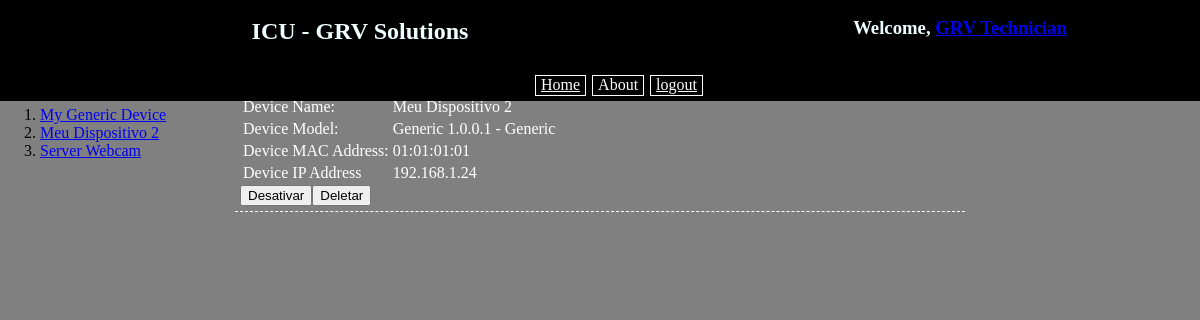
/icu/device/01010101/ (signed in), run on the app's committed database.
### icu/models.py (models this page shows, shortened)
class Profile(models.Model):
    user = models.OneToOneField(User, on_delete=models.CASCADE)
    first_name = models.TextField(max_length=30)
    last_name = models.TextField(max_length=80)
    email = models.EmailField()
    phone = models.TextField(max_length=20)

class Device(models.Model):
    device_model = models.ForeignKey(DeviceModel, on_delete=models.CASCADE, blank=False)
    mac_address = models.TextField(blank=False,unique=True,primary_key=True)
    ip_address = models.GenericIPAddressField(blank=False,unique=True)
    device_name = models.TextField(blank=True)
    slug = models.SlugField(blank=True)
    activeted = False

class DeviceModel(models.Model):
    device_type = models.ForeignKey(DeviceType,on_delete=models.CASCADE)
    device_model = models.TextField(max_length=120)
    def __str__(self):
        return str(self.device_model)

class DeviceType(models.Model):
    type_name = models.TextField(max_length=50)
    type_description = models.TextField(max_length=300)
    def __str__(self):
        return str(self.type_name)

### icu/views.py (the view)
# urls.py: url(r'^device/(?P<slug>[\w-]+)/$',views.DeviceDetails.as_view(),name='device_detail')
class DeviceDetails(LoginRequiredMixin, DetailView):
    model = models.Device
    template_name = 'icu/device_detail.html'
    fields = ['device_name','mac_address','ip_address','device_model']
    def get_object(self, queryset=None):
        device = get_object_or_404(models.Device,slug=self.kwargs['slug'])
        return device
    def get_context_data(self, **kwargs):
        context = super(DeviceDetails,self).get_context_data(**kwargs)
        context['all_devices'] = models.Device.objects.all()
        try:
            profile = models.Profile.objects.get(user=self.request.user)
            if profile:
                context['profile'] = profile
        except:
            pass
        return context

### icu/templates/icu/device_detail.html (shortened to what this page needs)
<!DOCTYPE html>
<html lang="en">
<head>
    {% load staticfiles %}
    <link type="text/css" rel="stylesheet" href="{% static "icu/dark.css" %}">
</head>
<body>
    <div class="upper_menu">
        <div>
            <div id="upper_title" ><br><H2>ICU - GRV Solutions</H2></div>
            <div id="upper_tools" ><br><h3>Welcome, {% if profile %}<a href="{% url 'icu:update_profile' profile.id %}">{{ profile.first_name  }} {{ profile.last_name }}</a>{% else %}<a href="{% url 'icu:create_profile' %}">{{ request.user }}</a>{% endif %}</h3></div>
        </div>
        <br>
        <div class="horizontal_menu" style="width: 100%">
            <ul class="horizontal_menu">
                <li class="horizontal_menu"><a class="horizontal_menu" href="{% url 'icu:index' %}">Home</a></li>
                <li class="horizontal_menu"><a class="horizontal_menu">About</a></li>
                <li class="horizontal_menu"><a class="horizontal_menu" href="{% url 'icu:logout' %}">logout</a></li>
            </ul>
        </div>
    </div>
        <div>
            <br />
            <br />
            <br />
            <br />
            <br />
        <div class="side_menu">
                <ol>{% for de in all_devices %}
                    <li><a href="{% url 'icu:device_detail' slug=de.slug %}" >{{ de.device_name }}</a></li>
                {% endfor %}
                </ol>
        </div>
        <div class="main_content">
            <table>
                <tr>
                    <td>Device Name:</td><td>{{ device.device_name }}</td>
                </tr>
                <tr>
                    <td>Device Model:</td><td>{{ device.device_model }} - {{ device.device_model.device_type }}</td>
                </tr>
                <tr>
                    <td>Device MAC Address:</td><td>{{ device.mac_address }}</td>
                </tr>
                <tr>
                    <td>Device IP Address</td><td>{{ device.ip_address }}</td>
                </tr>
            </table>
            <button>Desativar</button><button>Deletar</button>
        </div>
    </div>
</body>
</html>

### icu/static/icu/dark.css (style rules this page uses)
body { margin: 0; padding: 0; background: gray; font-family: Georgia, "Times New Roman", Times, serif; }
.upper_menu { background-color: black; color: azure; margin: 0; width: 100%; position: fixed; vertical-align: middle; margin-top: -20px; overflow: hidden; text-align: center; clear: both; }
.horizontal_menu { alignment: center; display: inline; list-style-type: none; }
.horizontal_menu a { display: inline-block; color: white; padding-right: 5px; border: 1px solid white ; padding-bottom: 1px; padding-left: 5px; margin-bottom: 5px; margin-right: 2px; }
.main_content { color: #FFF; padding-top: 5px; padding-right: 5px; padding-bottom: 5px; padding-left: 5px; font-family:Georgia, "Times New Roman", Times, serif; border-bottom: white dashed 1px; width: 60%; clear: top; margin: auto; }
.side_menu { float: left; width: 20%; height: auto; }
#upper_title { float: left; width: 60%; height: auto; }
#upper_tools { margin-left: 60%; width: 40%; height: auto; }

### data on the page
Profile: first_name "GRV", last_name "Technician"
Device: device_name "My Generic Device"
Device: device_name "Meu Dispositivo 2", device_model "Generic 1.0.0.1", device_model.device_type "Generic", mac_address "01:01:01:01", ip_address "192.168.1.24"
Device: device_name "Server Webcam"
